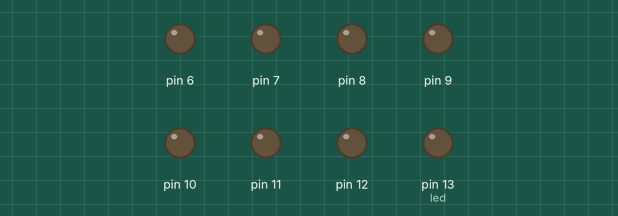
Simulated run of this sketch. Board: Arduino Uno, built with avr-gcc and run on an emulated ATmega328P. Parts: output pins drawn as LEDs (lit = HIGH).

Above: at 0.1 s.
At 0.6 s:
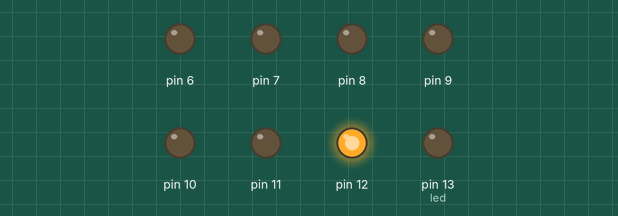
At 1.6 s:
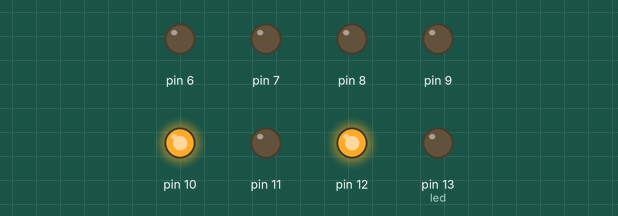
At 2.1 s:
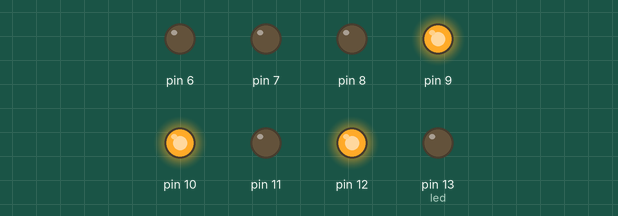
At 2.6 s:
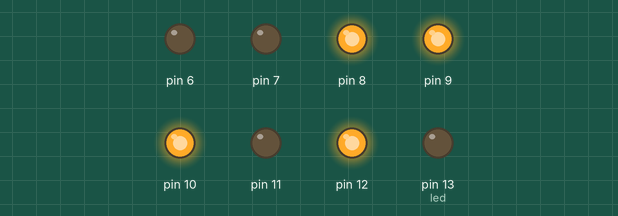
At 3.6 s:
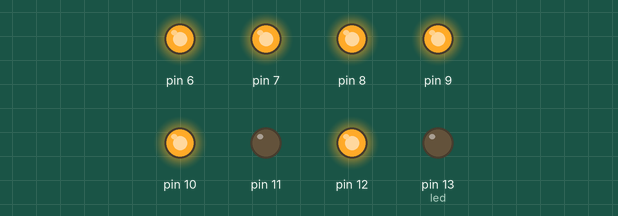
Timing chart, 0 to 5.1 s (numbered marks = the images above):
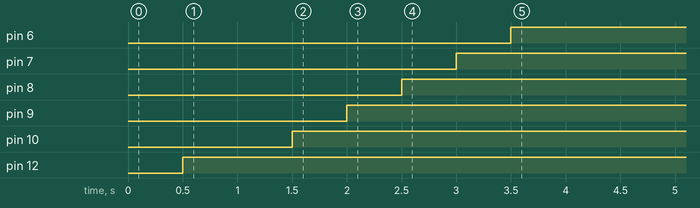

Measured:
- by itself, pin 6: LOW → HIGH at 3.5 s
- by itself, pin 7: LOW → HIGH at 3.0 s
- by itself, pin 8: LOW → HIGH at 2.5 s
- by itself, pin 9: LOW → HIGH at 2.0 s
- by itself, pin 10: LOW → HIGH at 1.5 s
- by itself, pin 12: LOW → HIGH at 0.50 s

The sketch:

binaryConverter.ino
```cpp
int led = 13;
int remainder;
int i= 250;

int wait = 500;

void setup() {
 pinMode(6, OUTPUT);
 pinMode(7, OUTPUT);
 pinMode(8, OUTPUT);
 pinMode(9, OUTPUT);
 pinMode(10, OUTPUT);
 pinMode(11, OUTPUT);
 pinMode(12, OUTPUT);
 pinMode(13, OUTPUT);
}

void loop() {

  remainder = i%2;

  if(remainder>= 1){

    digitalWrite(led,HIGH);

  }

  else{

    digitalWrite(led, LOW);
  }

  led = led - 1;

  i = i/2;

  delay(wait);
 }
```
